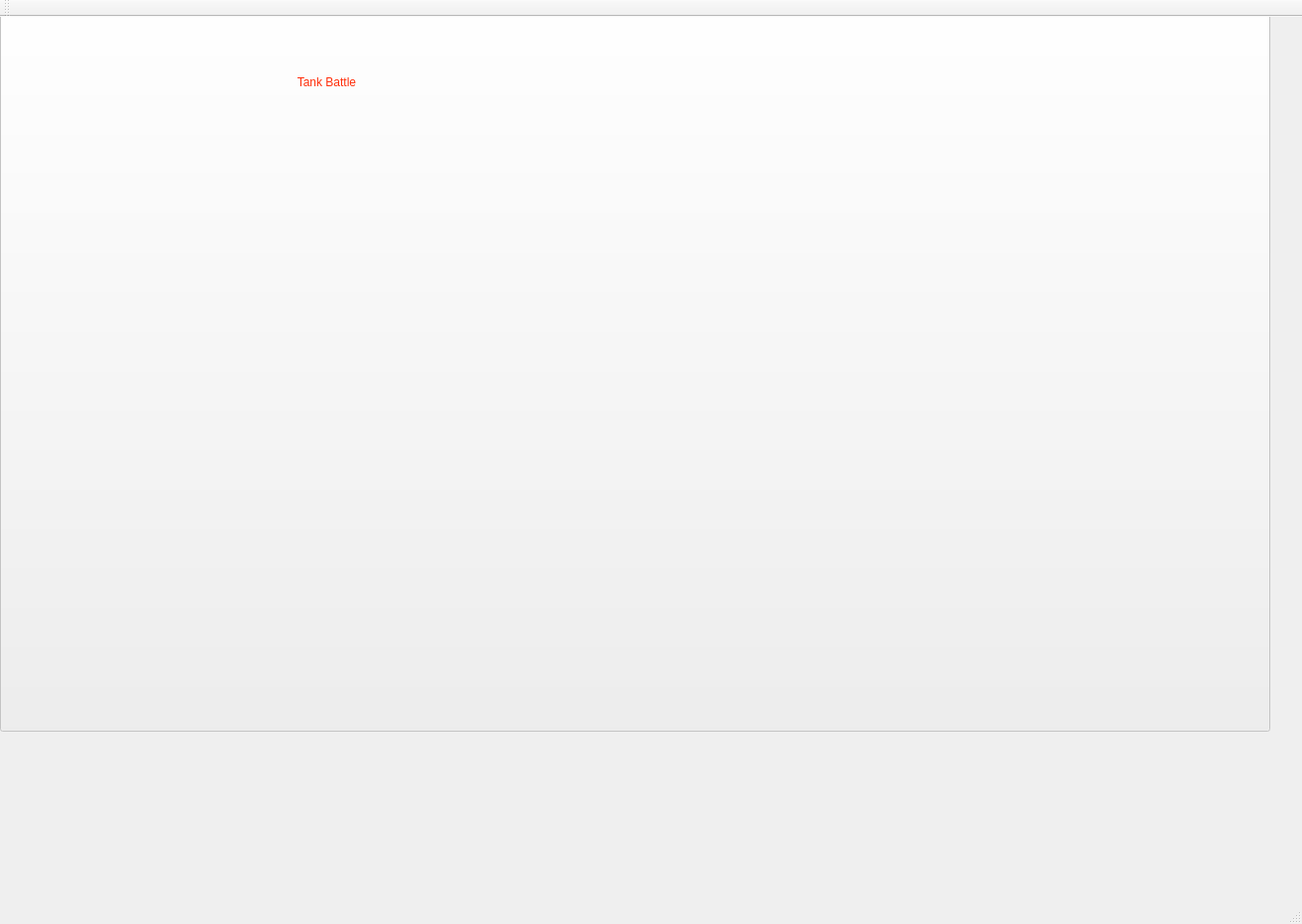
<?xml version="1.0" encoding="UTF-8"?>
<ui version="4.0">
 <class>TBMainWindow</class>
 <widget class="QMainWindow" name="TBMainWindow">
  <property name="geometry">
   <rect>
    <x>0</x>
    <y>0</y>
    <width>1313</width>
    <height>932</height>
   </rect>
  </property>
  <property name="windowTitle">
   <string>TBMainWindow</string>
  </property>
  <widget class="QWidget" name="centralWidget">
   <widget class="QPushButton" name="start">
    <property name="enabled">
     <bool>false</bool>
    </property>
    <property name="geometry">
     <rect>
      <x>0</x>
      <y>-20</y>
      <width>1281</width>
      <height>741</height>
     </rect>
    </property>
    <property name="autoFillBackground">
     <bool>false</bool>
    </property>
    <property name="styleSheet">
     <string notr="true">background-image: url(:/new/prefix1/background2.jpg);</string>
    </property>
    <property name="text">
     <string/>
    </property>
   </widget>
   <widget class="QLabel" name="label">
    <property name="geometry">
     <rect>
      <x>290</x>
      <y>20</y>
      <width>591</width>
      <height>91</height>
     </rect>
    </property>
    <property name="styleSheet">
     <string notr="true">font: 48pt &quot;Viner Hand ITC&quot;;
color: rgb(255, 46, 10);</string>
    </property>
    <property name="text">
     <string>   Tank Battle</string>
    </property>
   </widget>
  </widget>
  <widget class="QMenuBar" name="menuBar">
   <property name="geometry">
    <rect>
     <x>0</x>
     <y>0</y>
     <width>1313</width>
     <height>26</height>
    </rect>
   </property>
  </widget>
  <widget class="QToolBar" name="mainToolBar">
   <attribute name="toolBarArea">
    <enum>TopToolBarArea</enum>
   </attribute>
   <attribute name="toolBarBreak">
    <bool>false</bool>
   </attribute>
  </widget>
  <widget class="QStatusBar" name="statusBar"/>
 </widget>
 <layoutdefault spacing="6" margin="11"/>
 <resources/>
 <connections/>
</ui>
